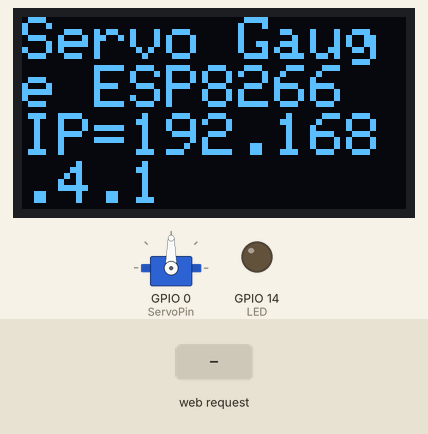
Simulated run of this sketch. Board: ESP8266 (NodeMCU). Shown: servo, 128×64 one-colour display, output pins drawn as LEDs (lit = HIGH). Inputs (shaded band) come from the test bench.

Above: at 4.2 s.
4.3 s: HTTP request GET /setPOS received
At 5.4 s:
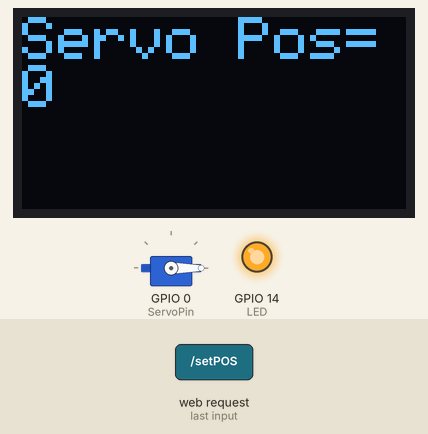
5.8 s: HTTP request GET /setPOS?servoPOS=120 received
At 6.5 s:
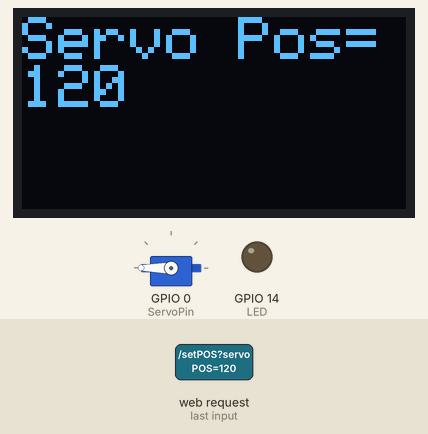
7.3 s: HTTP request GET /setPOS?servoPOS=0 received
At 7.7 s:
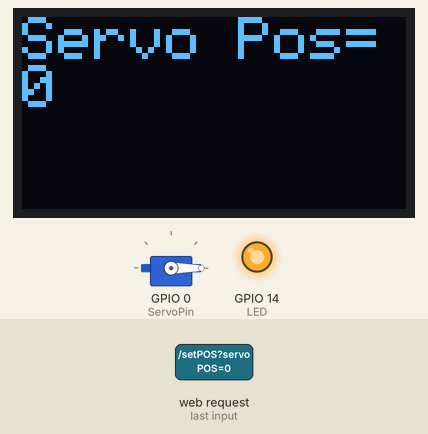
Timing chart, 0 to 10.3 s (numbered marks = the images above; inputs shaded):
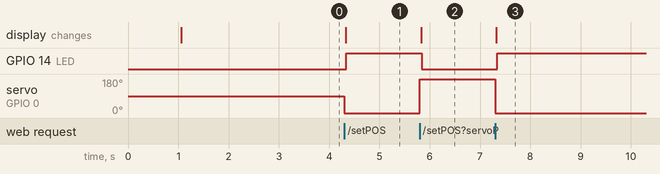

The sketch:

ESP8266_AP_Oled_Servo_Gauge_html.ino
```cpp
/*
 * ESP8266 Servo Motor Control With Web Server
 * https://circuits4you.com
 * servo on D3 =GPIO 0
 * genereaza server AP
 * https://circuits4you.com/2019/01/12/esp8266-servo-motor-control/
 */

#include <ESP8266WiFi.h>
#include <ESP8266WebServer.h>
#include <Servo.h>

#include <Adafruit_SSD1306.h>
#include <Adafruit_GFX.h>
#define OLED_ADDR   0x3C
Adafruit_SSD1306 display(-1);


#include "camera_index.h"

#define LED 14   //D5 is GPIO14
#define ServoPin 0  //D3 is GPIO 0 (zero)

const char *ssid = "ESP8266 AP"; // The name of the Wi-Fi network that will be created
const char *password = "12345678";


Servo myservo;
ESP8266WebServer server(80);

void handleServo(){
  String POS = server.arg("servoPOS");
  int pos = POS.toInt();
  myservo.write(2*pos);//rotates by 180 in steps of 2

  display.clearDisplay();
  display.setTextSize(2);
  display.setTextColor(WHITE);
  display.setCursor(0,0);
  display.print("Servo Pos=");
  display.print(pos);
  display.display();

  delay(15);
  //Serial.print("Servo Angle:");   //monitor optional
  //Serial.println(pos);  //monitor optional
  digitalWrite(LED,!(digitalRead(LED))); //Toggle LED
  server.send(200, "text/plane","");
}

void handleRoot() {
 String s = MAIN_page; //Read HTML contents
 server.send(200, "text/html", s); //Send web page
}


void setup() {
  delay(1000);
  Serial.begin(115200);
  Serial.println();

  pinMode(LED,OUTPUT);
  myservo.attach(ServoPin); // attaches the servo on GIO2 to the servo object

WiFi.softAP(ssid, password);
IPAddress IP = WiFi.softAPIP();


  server.on("/",handleRoot);
  server.on("/setPOS",handleServo); //Sets servo position from Web request
  server.begin();

  display.begin(SSD1306_SWITCHCAPVCC, OLED_ADDR);
  display.clearDisplay();
  display.setTextSize(2);
  display.setTextColor(WHITE);
  display.setCursor(0,0);
  display.print("Servo Gauge ESP8266 IP=");
  //display.print(WiFi.localIP());
  display.print(IP);
  display.display();
  delay(2000);

}


void loop() {
 server.handleClient();
}
```

camera_index.h
```cpp
//index.h

const char MAIN_page[] PROGMEM = R"=====(
<!DOCTYPE html>
<html>
<head>
<meta name="viewport" content="width=device-width, initial-scale=1">
</head>
<style>
.angle{
  width: 79px;
  height: 50px;
  position: absolute;
  vertical-align: middle;
  margin-top: 50px;
  margin-left: -114px;
  border: 0px none;
  background: rgba(0, 0, 0, 0) none repeat scroll 0% 0%;
  font: normal normal bold normal 20px Arial;
  text-align: center;
  color: rgb(34, 34, 34);
  padding: 0px;
}

.spd{
  width: 79px;
  height: 50px;
  position: absolute;
  vertical-align: middle;
  margin-top: 50px;
  margin-left: -114px;
  border: 0px none;
  background: rgba(0, 0, 0, 0) none repeat scroll 0% 0%;
  font: normal normal bold normal 50px Arial;
  text-align: center;
  color: rgb(34, 34, 34);
  padding: 0px;
}

.imageDiv{
    padding: 5%;
 }

.flx{
  display: flex;
}

</style>
<body>
<div style="width:100%;">
<div style="width:50%;  margin: 0 auto;">

  <h2><center>ESP8266 Servo Motor Gauge Control </h2>
</div>
</div>

<div style="width: 50%; margin: 0 auto;" class="flx">
  <svg viewBox="0 0 500 500" width="250" height="250" id="mySVG" style="background:#fff; border: 1px solid black">
  <path fill="none" stroke="#30D8D9"  stroke-width="50" d="M 376.79805300444093 404.6682053761632 A 200 200 0 1 0 121.44247806269212 403.2088886237956"></path>
  <path id="arc1" fill="none" stroke="#00A8A9" stroke-width="50" style="stroke-linecap: round;"/>
  <text x="230" y="260" fill="#777" id="angle" class="spd">0</text>
  <text x="200" y="300" fill="#777" class="angle">Servo Angle </text>
  </svg>
</div>

<script>
function sendData(pos) {
  var xhttp = new XMLHttpRequest();
  xhttp.onreadystatechange = function() {
    if (this.readyState == 4 && this.status == 200) {
      console.log(this.responseText);
    }
  };
  xhttp.open("GET", "setPOS?servoPOS="+pos, true);
  xhttp.send();
}

function polarToCartesian(centerX, centerY, radius, angleInDegrees) {
  var angleInRadians = (angleInDegrees-90) * Math.PI / 180.0;

  return {
    x: centerX + (radius * Math.cos(angleInRadians)),
    y: centerY + (radius * Math.sin(angleInRadians))
  };
}

function describeArc(x, y, radius, startAngle, endAngle){

    var start = polarToCartesian(x, y, radius, endAngle);
    var end = polarToCartesian(x, y, radius, startAngle);

    var largeArcFlag = endAngle - startAngle <= 180 ? "0" : "1";

    var d = [
        "M", start.x, start.y,
        "A", radius, radius, 0, largeArcFlag, 0, end.x, end.y
    ].join(" ");

    return d;
}

window.onload = function() {
  document.getElementById("arc1").setAttribute("d", describeArc(250, 250, 200, 220, 210));
};

var svg  = document.getElementById("mySVG");
    pt   = svg.createSVGPoint(),

svg.addEventListener('mousedown',function(evt){
  var loc = cursorPoint(evt);
  var degrees = Math.atan2(loc.x-250,loc.y-250)*180/Math.PI + 90;

  var offset = 220;

  degrees = (degrees + 90)
  degrees = degrees + offset;
  if(degrees > 360)
  {
    degrees = degrees - 360;
  }
  degrees = 360 - degrees;
  angle = degrees + offset;

  console.log(degrees, angle);

  if(degrees<281)
  {
    document.getElementById("arc1").setAttribute("d", describeArc(250, 250, 200, offset, angle));
    var servoAng = Math.round(((angle - 220)/280) * 100);
    //original rotates only by 90

    //var servoAng = Math.round(((angle - 220)/90) * 100);
    //rotates by 180 but the display must be modified
    document.getElementById("angle").innerHTML=servoAng;
    sendData(servoAng);
  }
});

// Get point in global SVG space
function cursorPoint(evt){
  pt.x = evt.clientX; pt.y = evt.clientY;
  return pt.matrixTransform(svg.getScreenCTM().inverse());
}

</script>

</body>
</html>
)=====";
```

Measured:
- after the input at 4.3 s, GPIO 14 (LED): LOW → HIGH at once; servo on GPIO 0 (ServoPin): 90° → 0° at once; the display: changes at once (image 1)
- after the input at 5.8 s, GPIO 14 (LED): HIGH → LOW at once; servo on GPIO 0 (ServoPin): 0° → 180° at once; the display: changes at once (image 2)
- after the input at 7.3 s, GPIO 14 (LED): LOW → HIGH at once; servo on GPIO 0 (ServoPin): 180° → 0° at once; the display: changes at once (image 3)
